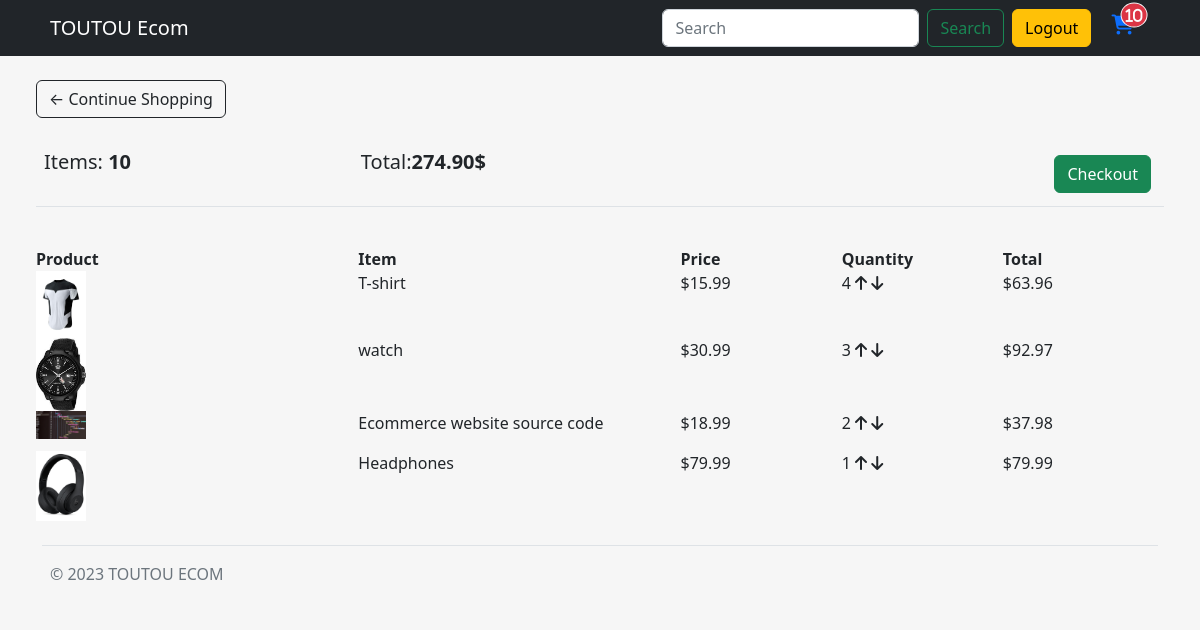
/cart/ (signed in), run on an earlier commit of the app's database.
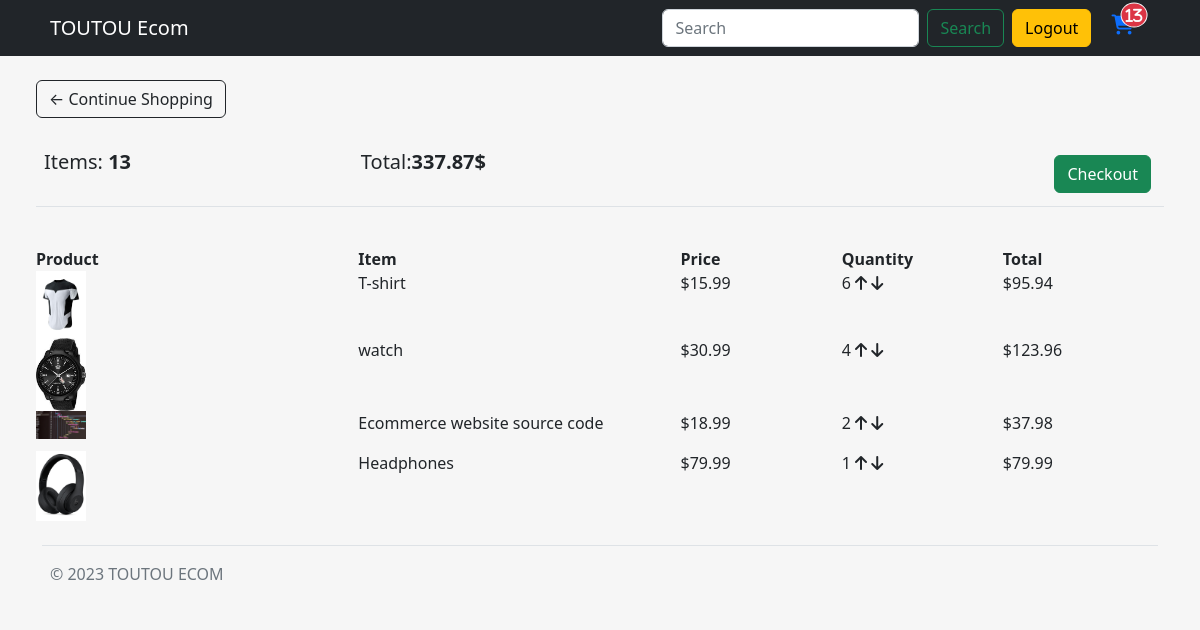
And on a later commit of the database.
### store/models.py (models this page shows, shortened)
class Order(models.Model):
    customer = models.ForeignKey(Customer, on_delete=models.SET_NULL, null=True, blank=True)
    date_ordered = models.DateTimeField(auto_now_add=True)
    complete = models.BooleanField(default=False)
    transaction_id = models.CharField(max_length=254, null=True)
    @property
    def get_cart_total(self):
        orderitems = self.orderitem_set.all()
        total = sum([item.get_total for item in orderitems])
        return total
    @property
    def get_cart_items(self):
        orderitems = self.orderitem_set.all()
        total = sum([item.quantity for item in orderitems])
        return total

class OrderItem(models.Model):
    product = models.ForeignKey(Product, on_delete=models.SET_NULL, null=True)
    order = models.ForeignKey(Order, on_delete=models.SET_NULL, null=True)
    quantity = models.IntegerField(default=0, null=True, blank=True)
    date_added = models.DateTimeField(auto_now_add=True)
    @property
    def get_total(self):
        total = self.product.price * self.quantity
        return total

class Product(models.Model):
    name = models.CharField(max_length=254, null=True)
    description = models.TextField(max_length=1000, null=True)
    price = models.FloatField()
    digital = models.BooleanField(default=False, null=True, blank=False)
    image = models.ImageField(null=True, blank=True)
    category = models.ForeignKey(Category, on_delete = models.PROTECT, null = True, blank = True)
    @property
    def imageURL(self):
        try:
            url = self.image.url
        except:
            url = ''
        return url

### store/views.py (the view)
# urls.py: path('cart/', views.cart, name='cart'),
def cart(request):
    data = cartData(request)
    cartItems = data['cartItems']
    order = data['order']
    items = data['items']
    context = {'items': items, 'order': order, 'cartItems': cartItems}
    return render (request, 'store/pages/cart.html', context)

### store/utils.py (called while the page is built)
def cartData(request):
    if request.user.is_authenticated:
        customer = request.user.customer
        order, created =  Order.objects.get_or_create(customer=customer, complete=False)
        items = order.orderitem_set.all()
        cartItems = order.get_cart_items
    else:
        cookieData = cookieCart(request)
        cartItems = cookieData['cartItems']
        order = cookieData['order']
        items = cookieData['items']
    return {'items': items, 'order': order, 'cartItems': cartItems}

### store/templates/store/pages/cart.html
{% extends 'store/main.html' %}
{% load static %}
{% block content %}
<div class="row m-4">
    <div class="col-lg-12">
        <div class="box-element">
            <a  class="btn btn-outline-dark" href="{% url 'store' %}">&#x2190; Continue Shopping</a>
            <br>
            <br>
            <table class="table">
                <tr>
                    <th><h5>Items: <strong>{{order.get_cart_items}}</strong></h5></th>
                    <th><h5>Total:<strong>{{order.get_cart_total|floatformat:2}}$</strong></h5></th>
                    <th>
                        <a  style="float:right; margin:5px;" class="btn btn-success" href="{% url 'checkout' %}">Checkout</a>
                    </th>
                </tr>
            </table>
        </div>
        <br>
        <div class="box-element">
            <div class="cart-row d-flex">
                <div style="flex:2"><strong>Product</strong></div>
                <div style="flex:2"><strong>Item</strong></div>
                <div style="flex:1"><strong>Price</strong></div>
                <div style="flex:1"><strong>Quantity</strong></div>
                <div style="flex:1"><strong>Total</strong></div>
            </div>
            {% for item in items %}
            <div class="cart-row d-flex">
                <div style="flex:2; "><img class="row-image" style="width:50px;" src="{{item.product.imageURL}}"></div>
                <div style="flex:2"><p>{{item.product.name}}</p></div>
                <div style="flex:1"><p>${{item.product.price|floatformat:2}}</p></div>
                <div style="flex:1">
                    <p class="quantity d-inline-block">{{item.quantity}}</p>
                    <div class="quantity d-inline-block">
                        <i data-product="{{item.product.id}}" class="fa-solid fa-arrow-up chg-quantity update-cart" data-action="add" style="cursor: pointer;"></i>
                        <i data-product="{{item.product.id}}" class="fa-solid fa-arrow-down chg-quantity update-cart" data-action="remove" style="cursor: pointer;"></i>
                    </div>
                </div>
                <div style="flex:1"><p>${{item.get_total}}</p></div>
            </div>
            {% endfor %}
        </div>
    </div>
</div>
{% endblock content %}

What changed in the data, as far as the page shows it:
changed through a linked row, Order: get_cart_items "10" → "13"; get_cart_total "274.90" → "337.87"
changed OrderItem "T-shirt": quantity "4" → "6"; get_total "63.96" → "95.94"
changed OrderItem "watch": quantity "3" → "4"; get_total "92.97" → "123.96"
Also different on the page:
{{ cartItems }}: "10" → "13"
